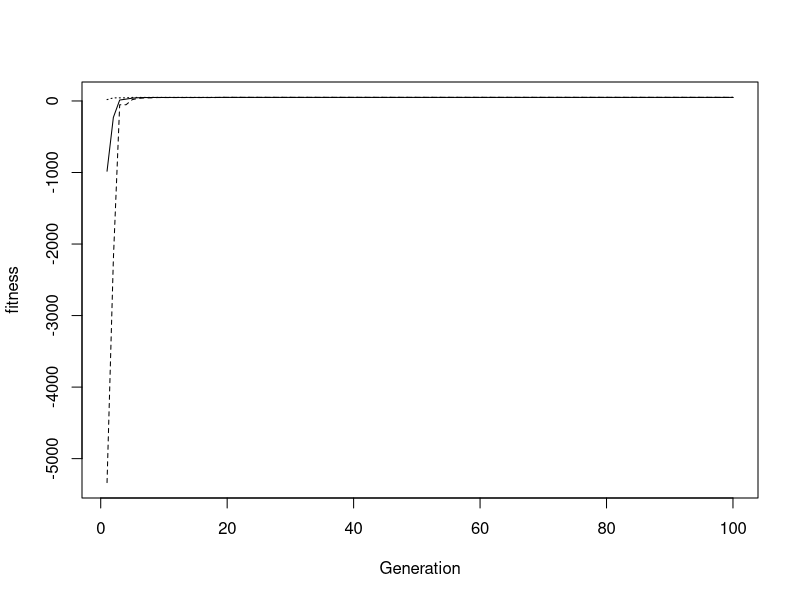
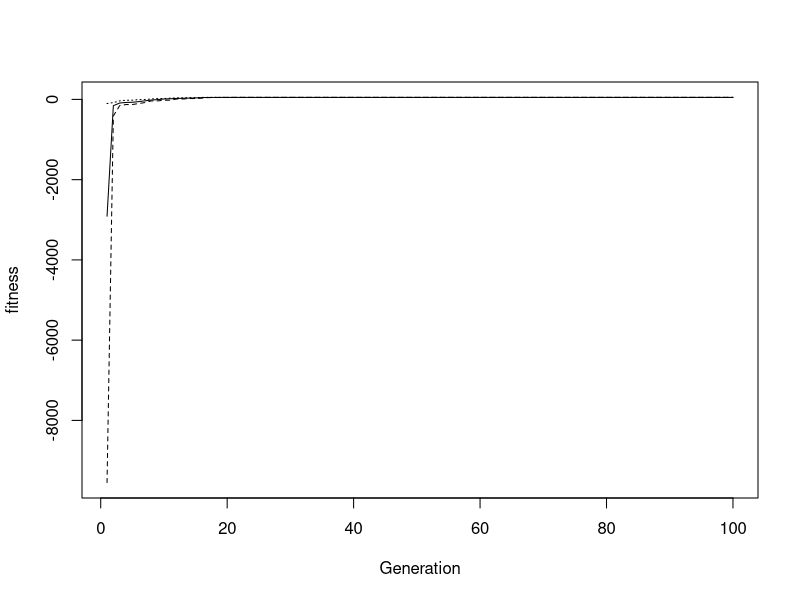
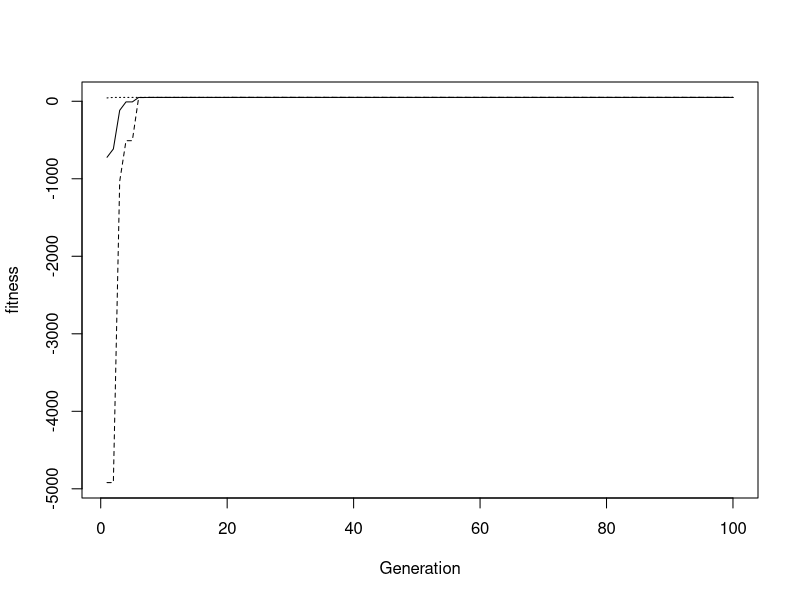
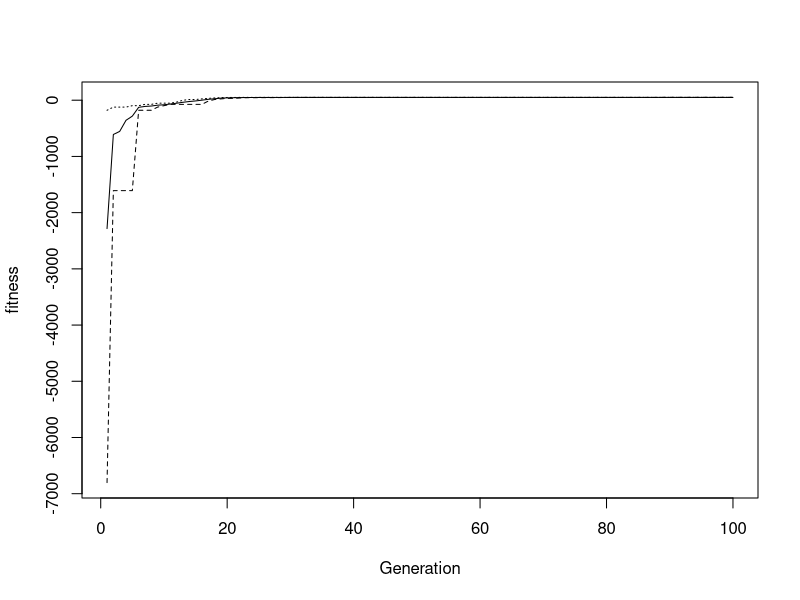
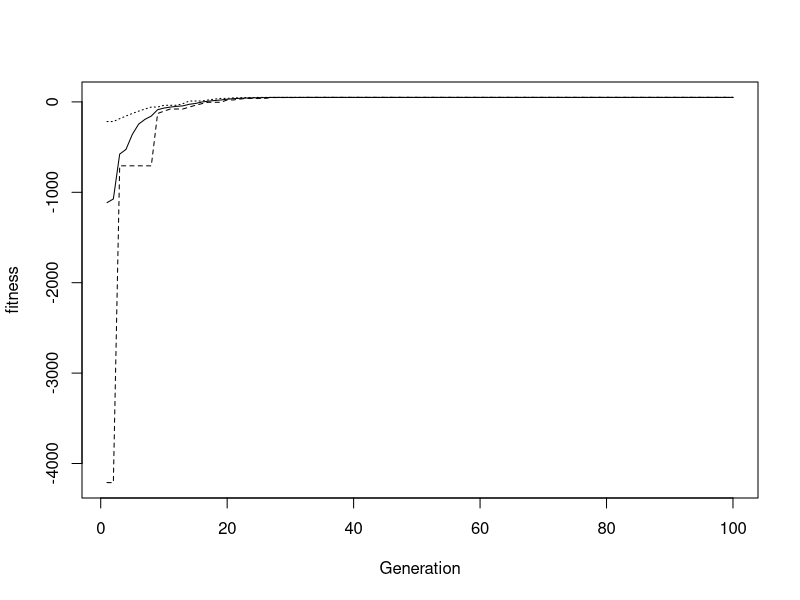
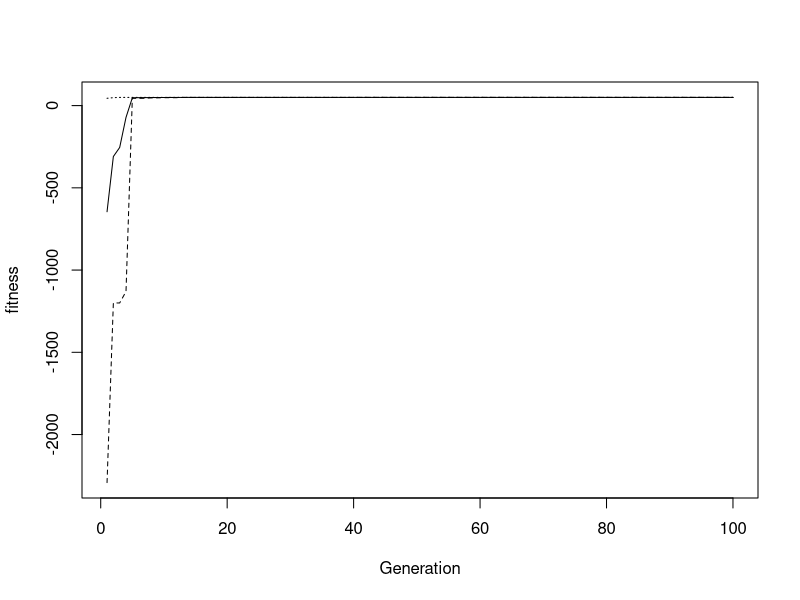
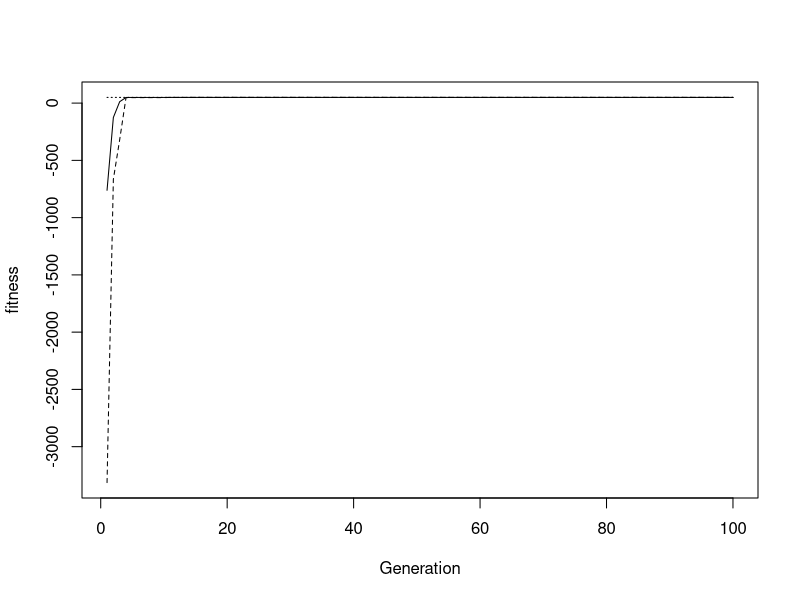
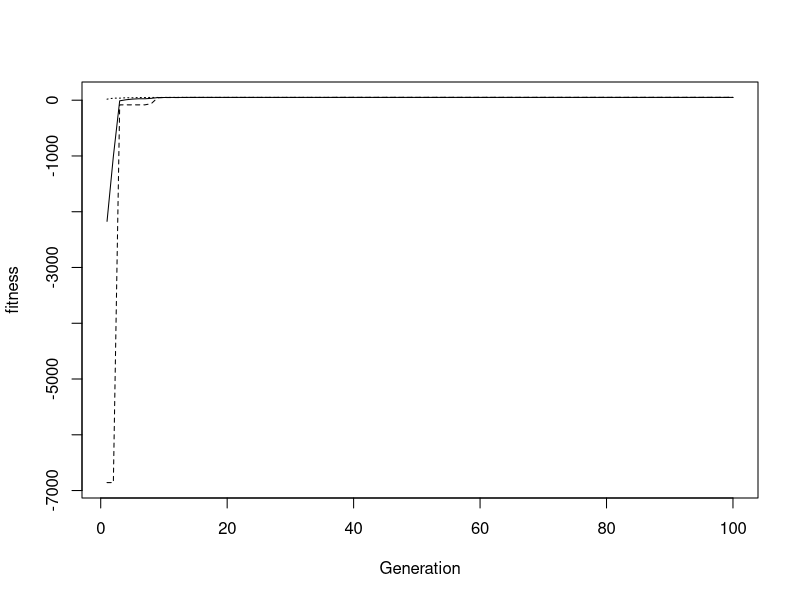

These charts were generated, in order, by the following R code:
ECflag=function(M,L,generations,lb,ub,formula,mutrule,Delta,hardb, minfitflag, maxfitflag, nrepeat){
 # maxfitflag= cutoff value for fitness, below which will get your attention

 for (k in 1:nrepeat) {
	fitnesstat=matrix(nrow=generations,ncol=3)
	population=matrix(runif((M*L), lb,ub),nrow=M,ncol=(L))
	fitmea=double(M)
	
	#fitness function for sims in section 1.3
	if(formula==1){
		fitmea=50-population[,1]^2
		typeof=1
	}
	#fitness function for sims in section 1.4
	if(formula==2){
		fitmea=population[,1]^2+population[,2]^2
		typeof=2
	}
	if(formula==3){
		fitmea=population[,1]^3
		typeof=1
	}
	if(formula==4){
		fitmea=sin(population[,1])
		typeof=1
	}
	if(formula==5){
		fitmea=population[,1]*sin(population[,1])
		typeof=1
	}
	if(formula==6){
		fitmea=population[,1]^2*population[,2]^3
		typeof=2
	}
	if(formula==7){
		fitmea=population[,1]*sin(population[,2])
		typeof=2
	}
	if(formula==8){
		fitmea=(population[,1]-2)*(population[,2]+5)
		typeof=2
	}
	if(formula==9){
		fitmea=population[,1]^2+rnorm(M,0,(population[,1]^2)/10)
		typeof=1
	}
	if(formula==10){
		fitmea=population[,1]^2
	    typeof=1
	}


	if(typeof==1)
		if(L!=1){
			print("You need to have exactly one trait to use this formula")
			break()
		}
	if(typeof==2)
		if(L!=2){
			print("You need to have exactly two traits to use this formula")
			break()
		}
	
	
	population=cbind(population, fitmea)

	for (j in 1:generations){
		##This loop is one generation
		for(k in 1:M){
			#Choose parent and member of pop to die (can2die)
			parent=trunc(runif(1,1,M+1))
			cand2die=trunc(runif(1,1,M+1))
			offspring=population[parent,]
			for(i in 1:L){
				if(runif(1)<(1/L)){
					# mutation rule +/- Delta
					if(mutrule==1){
						if(runif(1)<.5)
							offspring[i]=offspring[i]-Delta
						else
							offspring[i]=offspring[i]+Delta
						if(hardb==1){
							if(offspring[i]>ub) 
								offspring[i]=ub
							if(offspring[i]<lb) 
								offspring[i]=lb
						}
					}
					if(mutrule==2)
						offspring[i]=offspring[i]+rnorm(1,0,Delta)
						if(hardb==1){
							if(offspring[i]>ub) 
								offspring[i]=ub
							if(offspring[i]<lb) 
								offspring[i]=lb
						}
				}
			}
	
			if(formula==1){
				offspring[2]=50-offspring[1]^2
				if(population[cand2die,2] < offspring[2])
					population[cand2die,]=offspring				
			}
			if(formula==2){
				offspring[3]=offspring[1]^2+offspring[2]^2
				if(population[cand2die,3] < offspring[3])
					population[cand2die,]=offspring				
			}
			if(formula==3){
				offspring[2]=offspring[1]*offspring[1]*offspring[1]
				if(population[cand2die,2] < offspring[2])
					population[cand2die,]=offspring				
			}
			if(formula==4){
				offspring[2]=sin(offspring[1])
				if(population[cand2die,2] < offspring[2])
					population[cand2die,]=offspring
			}
			if(formula==5){
				offspring[2]=offspring[1]*sin(offspring[1])
				if(population[cand2die,2] < offspring[2])
					population[cand2die,]=offspring				
			}
			if(formula==6){
				offspring[3]=offspring[1]^2*offspring[2]^3
				if(population[cand2die,3] < offspring[3])
					population[cand2die,]=offspring				
			}
			if(formula==7){
				offspring[3]=offspring[1]*sin(offspring[2])
				if(population[cand2die,3] < offspring[3])
					population[cand2die,]=offspring				
			}
			if(formula==8){
				offspring[3]=(offspring[1]-2)*(offspring[2]+5)
				if(population[cand2die,3] < offspring[3])
					population[cand2die,]=offspring				
			}
			if(formula==9){
				offspring[2]=offspring[1]^2+rnorm(M,0,(offspring[1]^2)/10)
				if(population[cand2die,2] < offspring[2])
					population[cand2die,]=offspring				
			}
			if(formula==10){
				offspring[2]=offspring[1]^2
				if(population[cand2die,2] < offspring[2])
					population[cand2die,]=offspring				
			}

	

		}
		print(population)
		print(c("Average---min---max for generation",j))
		fitnesstat[j,1]=mean(population[,L+1])
		fitnesstat[j,2]=min(population[,L+1])
		fitnesstat[j,3]=max(population[,L+1])

		print(fitnesstat[j,])
#		readline("Press RETURN to continue")
	}
	plot(fitnesstat[,2],type='l',lty=2, xlab="Generation", ylab="fitness")
	lines(fitnesstat[,1],lty=1)
	lines(fitnesstat[,3],lty=3)

      if ((fitnesstat[generations,1]< minfitflag) || (fitnesstat[generations,1]>maxfitflag))  {
           readline("Press RETURN to continue")
      }
 }
}

ECflag(10,1,100,-100,100,1,1,1,1, 49, 49.9, 10)
